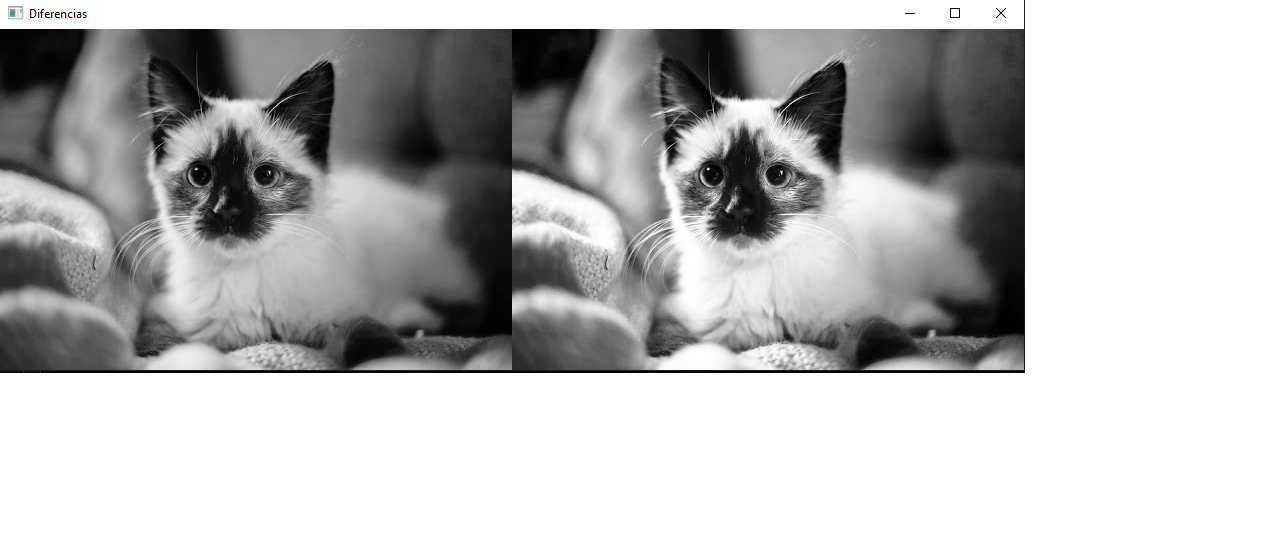
#> input picture Ecualizacion/Ecualizacion2.png, 1284 x 554 px
$ python -i Ecualizacion.py   (imports and definitions only)
#> lines starting #> are read from the running program, lines starting #| are printed output that depends on the picture
#> further down, picture is the input picture: shape (554, 1284, 3); mean B, G, R 187, 187, 187
import numpy as np
import matplotlib.pyplot as plt
import cv2

def bn(imagen):
    imagen = cv2.cvtColor(imagen, cv2.COLOR_BGR2GRAY)
    eq = cv2.equalizeHist(imagen)
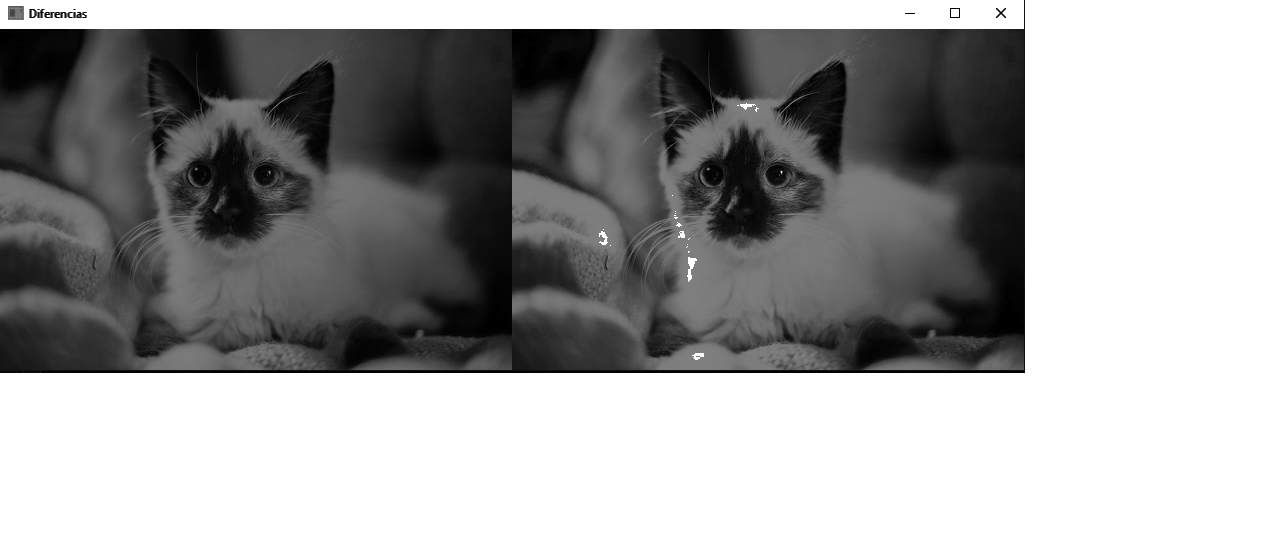
#> eq: shape (554, 1284); min 0, max 255, mean 160
    histo = cv2.calcHist([imagen], [0], None, [256], [0,256])
#> histo = 256 values, max 358439 at index 255, min 73 at index 1, mean 2778.7
    hist2 = cv2.calcHist([eq], [0], None, [256], [0,256])
#> hist2 = 256 values, max 358439 at index 255, min 0 at index 2, mean 2778.7
    cv2.imshow("Diferencias", np.hstack([imagen, eq]))
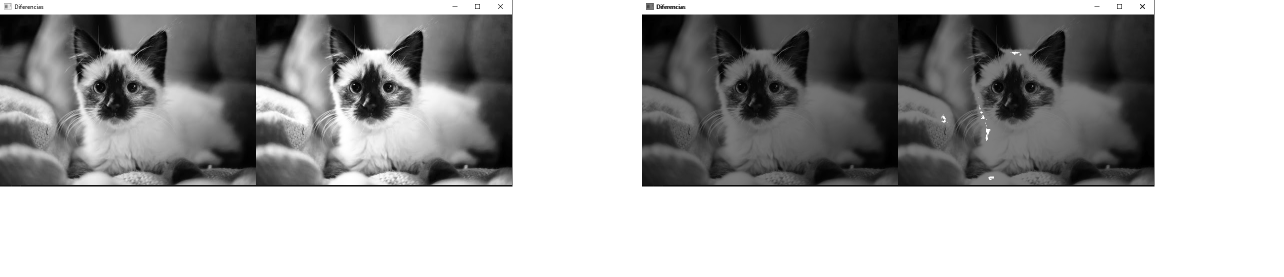
#> window 'Diferencias': shape (554, 2568) (shown at 1/2 size); min 0, max 255, mean 173.5
    plt.plot(histo, color = 'yellow')
    plt.plot(hist2, color = 'red')
    plt.xlim([0,256])
    return imagen

def nuevoHis(imagen):
    alto, ancho = imagen.shape[0:2]
    matriz = np.zeros((256,1))
    for i in range(alto):
        for j in range (ancho):
            col = imagen.item(i, j, 0)
            matriz[col] = matriz[col]+1
    return matriz


def validar(nuevaIntensidad):
    if nuevaIntensidad>255:
        return 255
    else:
        return nuevaIntensidad

def ecualizacion(imagen, imgNu):
    alto, ancho = imagen.shape[0:2]
    imagenBN = bn(imagen)
    imagenBN = cv2.cvtColor(imagenBN, cv2.COLOR_BGR2RGB)
    histo = nuevoHis(imagenBN)
    acum = 0
    histoAux = np.zeros((256,1))

    for i in range(0,255):
        acum += histo[i]/(alto*ancho)
        histoAux[i] = acum


    for i in range(alto):
        for j in range(ancho):
            inte = imagenBN.item(i, j, 0)
            ni = int(histoAux[inte]*255)
            ni = validar(ni)
            imgNu.itemset((i,j,0), ni)
            imgNu.itemset((i,j,1), ni)
            imgNu.itemset((i,j,2), ni)
    return imgNu, imagenBN

>>> import cv2
>>> picture = cv2.imread('Ecualizacion2.png')
>>> result = bn(picture)
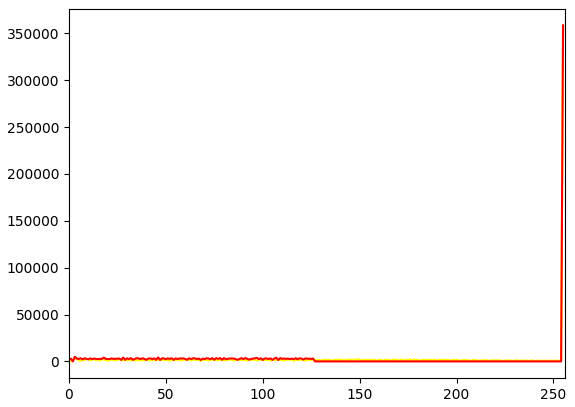
#> figure drawn by matplotlib, 1 panel; curve peaks at x = 255, y = 358439; curve peaks at x = 255, y = 358439

$ run again, on Ecualizacion/ecual.png
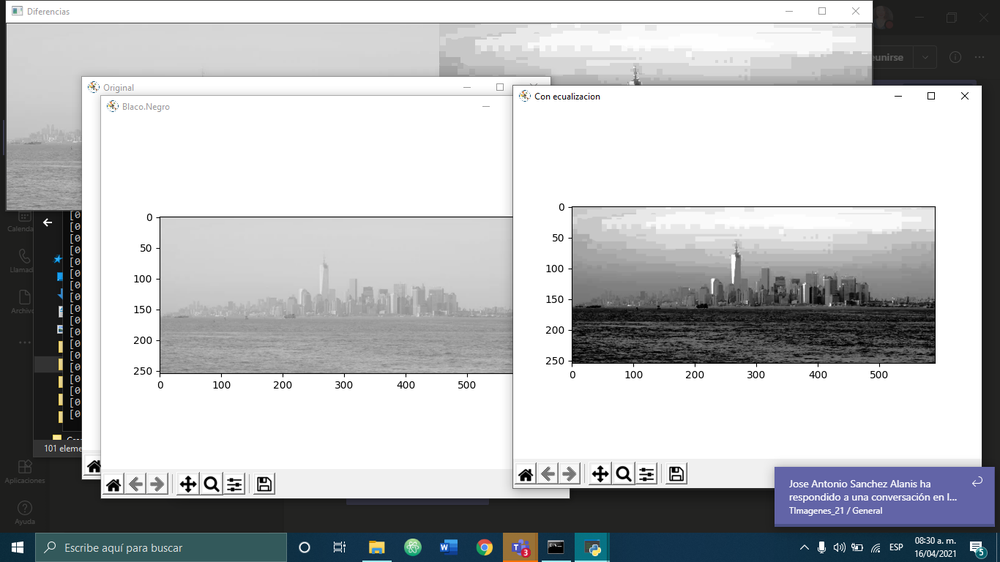
#> input picture Ecualizacion/ecual.png, 1000 x 562 px, shrunk from 1366 x 768 before the run
#> picture is the input picture: shape (562, 1000, 3); mean B, G, R 187.4, 185.3, 183.6
#> in bn, `eq = cv2.equalizeHist(imagen)`:
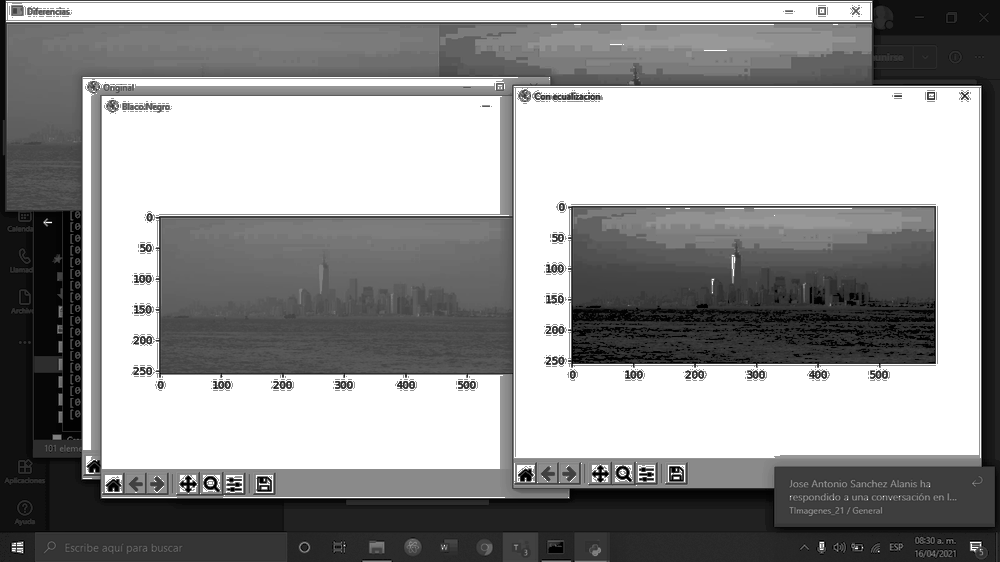
#> eq: shape (562, 1000); min 0, max 255, mean 148.6
#> histo = 256 values, max 226079 at index 255, min 106 at index 4, mean 2195.3
#> hist2 = 256 values, max 226079 at index 255, min 0 at index 5, mean 2195.3
#> `result = bn(picture)`:
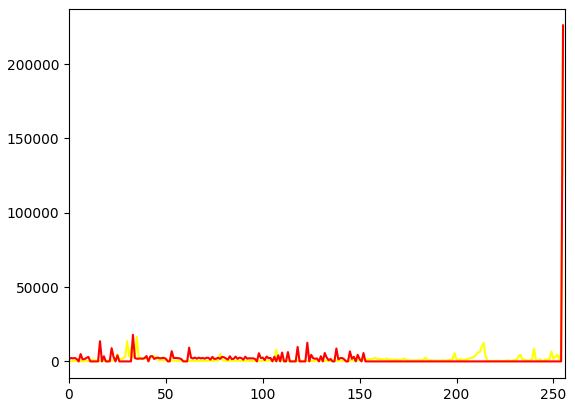
#> figure drawn by matplotlib, 1 panel; curve peaks at x = 255, y = 226079; curve peaks at x = 255, y = 226079
